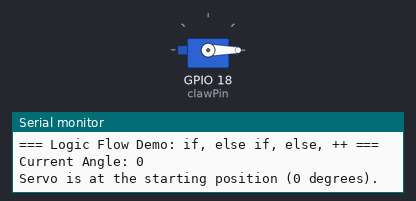
Simulated run of this sketch. Board: ESP32. Shown: servo, the last lines printed to the serial monitor.

Above: at 0.05 s.
At 4.55 s:
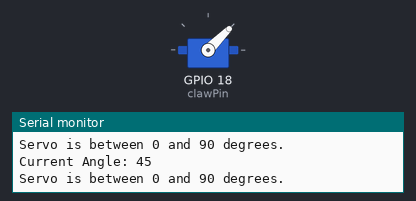
At 9.05 s:
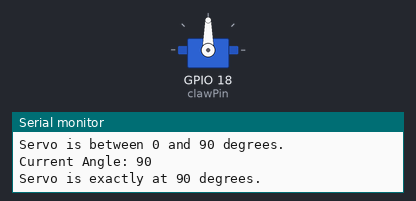
At 18.15 s:
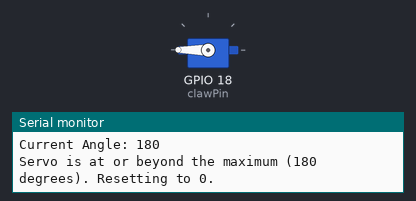
Timing chart, 0 to 24.8 s (numbered marks = the images above):
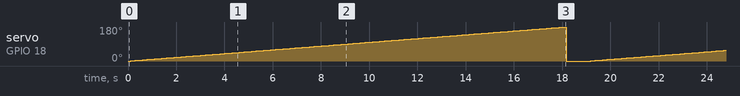

The sketch:

IntroductionToLogicFlow.ino
```cpp
#include <ESP32Servo.h>

// Create a Servo object to control the servo motor
Servo clawServo;
int clawPin = 18;   // GPIO pin connected to the servo signal wire
int angle = 0;      // Variable to store the current angle of the servo

void setup() {
  Serial.begin(115200); // Start serial communication for debugging
  Serial.println("=== Logic Flow Demo: if, else if, else, ++ ===");
  clawServo.attach(clawPin); // Attach the servo object to the specified pin
}

void loop() {
  // Move the servo to the current angle
  clawServo.write(angle);

  // Print the current angle to the Serial Monitor
  Serial.print("Current Angle: ");
  Serial.println(angle);

  // Demonstrate if, else if, else logic with different conditions
  if (angle == 0) {
    // This block runs if angle is exactly 0
    Serial.println("Servo is at the starting position (0 degrees).");
  } else if (angle > 0 && angle < 90) {
    // This block runs if angle is greater than 0 but less than 90
    Serial.println("Servo is between 0 and 90 degrees.");


  } else if (angle == 90) {
    // This block runs if angle is exactly 90
    Serial.println("Servo is exactly at 90 degrees.");
  } else if (angle > 90 && angle < 180) {
    // This block runs if angle is greater than 90 but less than 180
    Serial.println("Servo is between 90 and 180 degrees.");
  } else if (angle >= 180) {
    // This block runs if angle is 180 or more
    Serial.println("Servo is at or beyond the maximum (180 degrees). Resetting to 0.");
    angle = -10; // Will become 0 after increment below, Wrong on Purpose
  } else {
    // This block runs if none of the above conditions are true
    Serial.println("Unexpected angle value!");
  }

  delay(100); // Wait 100 milliseconds before the next movement

  // Increment angle by 30 degrees each time through the loop
  // angle += 30; // Same as angle = angle + 30;
  // angle  = angle + 30; // Alternative way to increment angle


  // Demonstrate variable increment with ++ (uncomment to use)
   angle++; // Increases angle by 1

  /*

  Keep angle within 0-180 range
  if (angle > 180) {
    angle = 180; // Limit the angle to a maximum of 180
    }
    */

  // Reset angle to 0 if it exceeds 180
  if (angle > 180) {
    angle = 0; // Limit the angle to a maximum of 180

  }
}
```

Measured:
- by itself, servo on GPIO 18 (clawPin): ramps from 0° to 180° and jumps back, once every 19.1 s
